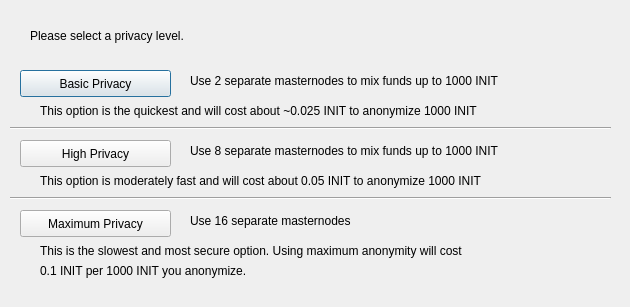
<?xml version="1.0" encoding="UTF-8"?>
<ui version="4.0">
 <class>DarksendConfig</class>
 <widget class="QDialog" name="DarksendConfig">
  <property name="geometry">
   <rect>
    <x>0</x>
    <y>0</y>
    <width>630</width>
    <height>307</height>
   </rect>
  </property>
  <property name="windowTitle">
   <string>Configure Darksend</string>
  </property>
  <widget class="QPushButton" name="buttonBasic">
   <property name="geometry">
    <rect>
     <x>20</x>
     <y>70</y>
     <width>151</width>
     <height>27</height>
    </rect>
   </property>
   <property name="text">
    <string>Basic Privacy</string>
   </property>
  </widget>
  <widget class="QPushButton" name="buttonHigh">
   <property name="geometry">
    <rect>
     <x>20</x>
     <y>140</y>
     <width>151</width>
     <height>27</height>
    </rect>
   </property>
   <property name="text">
    <string>High Privacy</string>
   </property>
  </widget>
  <widget class="QPushButton" name="buttonMax">
   <property name="geometry">
    <rect>
     <x>20</x>
     <y>210</y>
     <width>151</width>
     <height>27</height>
    </rect>
   </property>
   <property name="text">
    <string>Maximum Privacy</string>
   </property>
  </widget>
  <widget class="QLabel" name="label">
   <property name="geometry">
    <rect>
     <x>30</x>
     <y>20</y>
     <width>571</width>
     <height>31</height>
    </rect>
   </property>
   <property name="text">
    <string>Please select a privacy level.</string>
   </property>
  </widget>
  <widget class="QLabel" name="label_2">
   <property name="geometry">
    <rect>
     <x>190</x>
     <y>70</y>
     <width>421</width>
     <height>21</height>
    </rect>
   </property>
   <property name="text">
    <string>Use 2 separate masternodes to mix funds up to 1000 INIT</string>
   </property>
  </widget>
  <widget class="QLabel" name="label_3">
   <property name="geometry">
    <rect>
     <x>190</x>
     <y>140</y>
     <width>411</width>
     <height>21</height>
    </rect>
   </property>
   <property name="text">
    <string>Use 8 separate masternodes to mix funds up to 1000 INIT</string>
   </property>
  </widget>
  <widget class="QLabel" name="label_4">
   <property name="geometry">
    <rect>
     <x>190</x>
     <y>210</y>
     <width>421</width>
     <height>21</height>
    </rect>
   </property>
   <property name="text">
    <string>Use 16 separate masternodes</string>
   </property>
  </widget>
  <widget class="QLabel" name="label_6">
   <property name="geometry">
    <rect>
     <x>40</x>
     <y>100</y>
     <width>561</width>
     <height>21</height>
    </rect>
   </property>
   <property name="text">
    <string>This option is the quickest and will cost about ~0.025 INIT to anonymize 1000 INIT</string>
   </property>
  </widget>
  <widget class="QLabel" name="label_7">
   <property name="geometry">
    <rect>
     <x>40</x>
     <y>170</y>
     <width>561</width>
     <height>21</height>
    </rect>
   </property>
   <property name="text">
    <string>This option is moderately fast and will cost about 0.05 INIT to anonymize 1000 INIT</string>
   </property>
  </widget>
  <widget class="QLabel" name="label_8">
   <property name="geometry">
    <rect>
     <x>40</x>
     <y>240</y>
     <width>561</width>
     <height>21</height>
    </rect>
   </property>
   <property name="text">
    <string>This is the slowest and most secure option. Using maximum anonymity will cost</string>
   </property>
  </widget>
  <widget class="QLabel" name="label_9">
   <property name="geometry">
    <rect>
     <x>40</x>
     <y>260</y>
     <width>561</width>
     <height>21</height>
    </rect>
   </property>
   <property name="text">
    <string>0.1 INIT per 1000 INIT you anonymize.</string>
   </property>
  </widget>
  <widget class="Line" name="line">
   <property name="geometry">
    <rect>
     <x>10</x>
     <y>120</y>
     <width>601</width>
     <height>16</height>
    </rect>
   </property>
   <property name="orientation">
    <enum>Qt::Horizontal</enum>
   </property>
  </widget>
  <widget class="Line" name="line_2">
   <property name="geometry">
    <rect>
     <x>10</x>
     <y>190</y>
     <width>601</width>
     <height>16</height>
    </rect>
   </property>
   <property name="orientation">
    <enum>Qt::Horizontal</enum>
   </property>
  </widget>
 </widget>
 <resources/>
 <connections/>
</ui>
